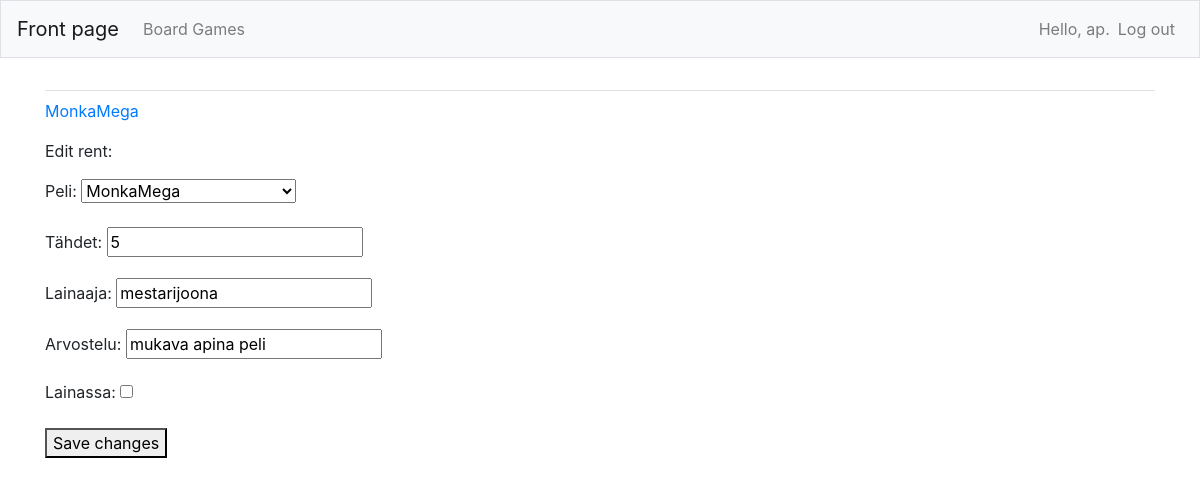
Screenshot of /edit_rent/6/ (signed in) with the database file from the repository.
### board_game/models.py (models this page shows, shortened)
class Game(models.Model):
    name = models.CharField(max_length=200)
    maker = models.CharField(max_length=20)
    year_published = models.IntegerField()
    description = models.CharField(max_length=200)
    """Adding date added and date modified fields that are automatic"""
    date_added = models.DateTimeField(auto_now_add=True)
    date_modified = models.DateTimeField(auto_now=True)
    owner = models.ForeignKey(User, on_delete=models.CASCADE)
    def __str__(self):
        return self.name

class Rent(models.Model):
    game = models.ForeignKey(Game, on_delete=models.CASCADE)
    """setting validators so the user can only giver stars from 1 to 5"""
    stars = models.PositiveIntegerField(null=True,
        validators=[MinValueValidator(1),
        MaxValueValidator(5)],)
    renter = models.CharField(max_length=30)
    review = models.CharField(max_length=255)
    rented = models.BooleanField()
    """Adding date added and date modified fields that are automatic"""
    date_added = models.DateTimeField(auto_now_add=True)
    date_modified = models.DateTimeField(auto_now=True)
    class Meta:
        verbose_name_plural = 'Rent'

### board_game/views.py (the view)
# urls.py: path('edit_rent/<int:rent_id>/', views.edit_rent, name='edit_rent'),
def edit_rent(request, rent_id):
    rent = Rent.objects.get(id=rent_id)
    game = rent.game
    if game.owner != request.user:
        raise Http404
    if request.method != 'POST':
        form = RentForm(instance=rent)
    else:
        form = RentForm(instance=rent, data=request.POST)
        if form.is_valid():
            form.save()
            return redirect('board_game:game', game_id=game.id)
    context = {'rent' : rent, 'game' : game, 'form' : form}
    return render(request, 'board_game/edit_rent.html', context)

### board_game/forms.py
class RentForm(forms.ModelForm):
    class Meta:
        model = Rent
        fields = ['game', 'stars', 'renter', 'review', 'rented']
        labels = {'game': 'Peli', 'stars': 'Tähdet', 'renter': 'Lainaaja', 'review': 'Arvostelu', 'rented': 'Lainassa:'}

### board_game/templates/board_game/edit_rent.html (shortened to what this page needs)
{% extends "board_game/base.html" %}
{% block content %}
    <p><a href="{% url 'board_game:game' game.id %}">{{ game }}</a></p>
    <p>Edit rent:</p>
    <form action="{% url 'board_game:edit_rent' rent.id %}" method='post'>
        {{ form.as_p }}
        <button name="submit">Save changes</button>
    </form>
{% endblock content %}

### board_game/templates/board_game/base.html (shortened to what this page needs)
{% load bootstrap4 %}
<!doctype html>
<html lang="en">
<head>
    {% bootstrap_css %}
</head>
<body>
    <nav class="navbar navbar-expand-md navbar-light bg-light mb-4 border">
        <a class="navbar-brand" href="{% url 'board_game:index'%}">Front page</a>
        <div class="collapse navbar-collapse" id="navbarCollapse">
            <ul class="navbar-nav mr-auto">
                <li class="nav-item">
                <a class="nav-link" href="{% url 'board_game:games'%}">Board Games</a></li>
            </ul>
            <ul class="navbar-nav ml-auto">
                {% if user.is_authenticated %}
                    <li class="nav-item">
                        <span class="navbar-text">Hello, {{ user.username }}.</span>
                    </li>
                    <li class="nav-item">
                        <a class="nav-link" href="{% url 'users:logout' %}">Log out</a>
                    </li>
                {% endif %}
            </ul>
        </div>
    </nav>
    <main role="main" class="container">
        <div class="pb-2 mb-2 border-bottom">
        </div>
        <div>
            {% block content %}{% endblock content %}
        </div>
    </main>
</body>
</html>

### rows the page displays
Game: name "MonkaMega"
Rent: game "MonkaMega", stars "5", renter "mestarijoona", review "mukava apina peli"

### other values shown
{{ user.username }} "ap"
